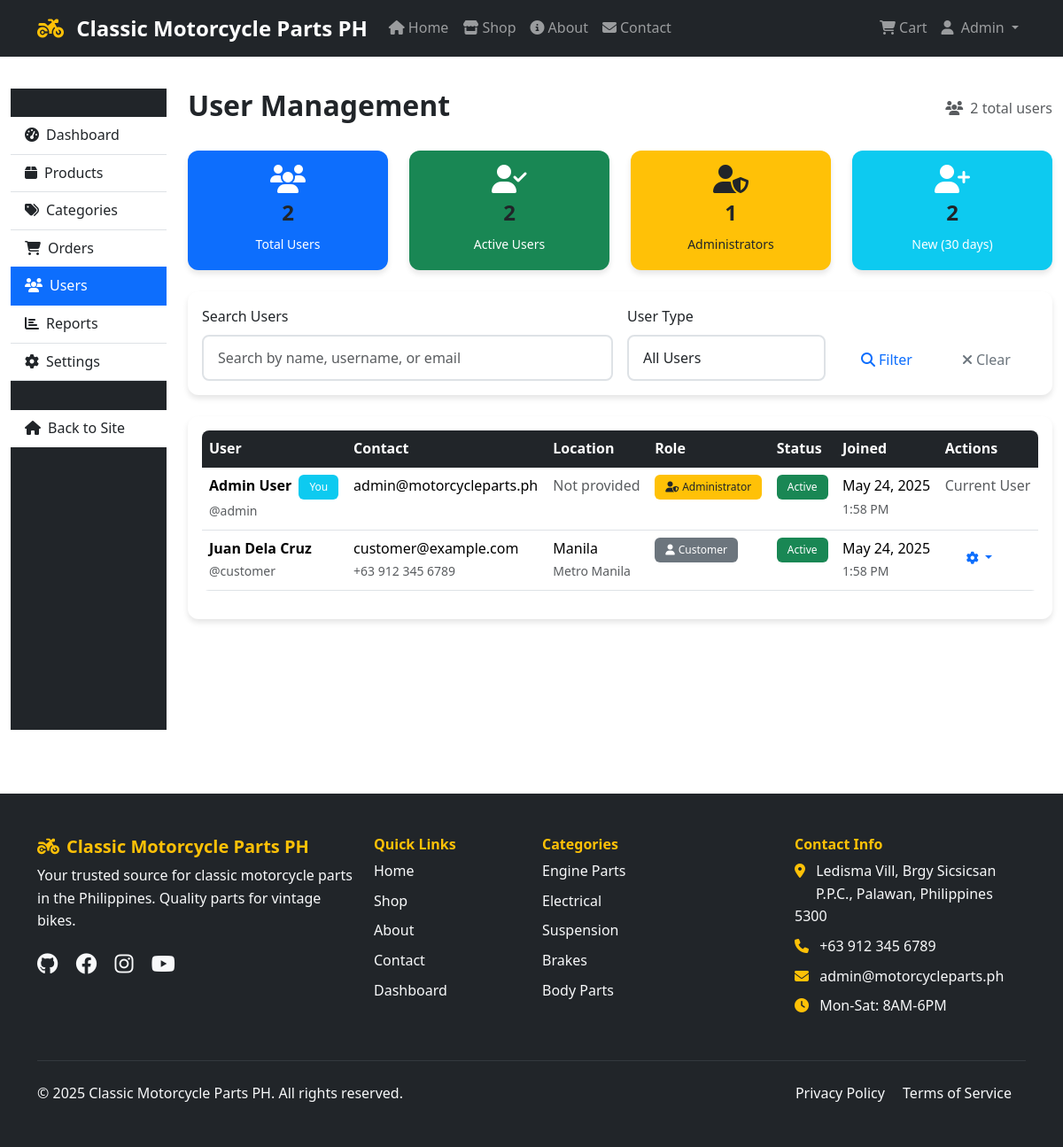
The page /admin/users.php (signed in) on the database its author committed.
### tables this page shows
CREATE TABLE users (
    id INT AUTO_INCREMENT PRIMARY KEY,
    username VARCHAR(50) UNIQUE NOT NULL,
    email VARCHAR(100) UNIQUE NOT NULL,
    password VARCHAR(255) NOT NULL,
    first_name VARCHAR(50) NOT NULL,
    last_name VARCHAR(50) NOT NULL,
    phone VARCHAR(20),
    address TEXT,
    city VARCHAR(50),
    province VARCHAR(50),
    postal_code VARCHAR(10),
    is_admin BOOLEAN DEFAULT FALSE,
    is_active BOOLEAN DEFAULT TRUE,
    created_at TIMESTAMP DEFAULT CURRENT_TIMESTAMP,
    updated_at TIMESTAMP DEFAULT CURRENT_TIMESTAMP ON UPDATE CURRENT_TIMESTAMP,
    INDEX idx_email (email),
    INDEX idx_username (username)
);

### admin/users.php (the view, shortened to what this page needs)
<?php
require_once '../includes/header.php';
$search = $_GET['search'] ?? '';
$page = max(1, (int)($_GET['page'] ?? 1));
$limit = ADMIN_ITEMS_PER_PAGE;
$offset = ($page - 1) * $limit;
$where_conditions = [];
$where_clause = $where_conditions ? 'WHERE ' . implode(' AND ', $where_conditions) : '';
$query = "SELECT id, username, email, first_name, last_name, phone, city, province,
                 is_admin, is_active, created_at, updated_at
          FROM users $where_clause
          ORDER BY created_at DESC
          LIMIT :limit OFFSET :offset";
$stmt = $db->prepare($query);
$stmt->bindValue(':limit', $limit, PDO::PARAM_INT);
$stmt->bindValue(':offset', $offset, PDO::PARAM_INT);
$stmt->execute();
$users = $stmt->fetchAll();
$count_query = "SELECT COUNT(*) as total FROM users $where_clause";
$count_stmt = $db->prepare($count_query);
$count_stmt->execute();
$total_users = $count_stmt->fetch()['total'];
$stats_query = "SELECT
    COUNT(*) as total_users,
    COUNT(CASE WHEN is_admin = 1 THEN 1 END) as admin_users,
    COUNT(CASE WHEN is_active = 1 THEN 1 END) as active_users,
    COUNT(CASE WHEN created_at >= DATE_SUB(NOW(), INTERVAL 30 DAY) THEN 1 END) as new_users_30_days
    FROM users";
$stats = $db->query($stats_query)->fetch();
?>
<div class="container-fluid py-4">
    <div class="row">
        <div class="col-md-3 col-lg-2">
            <div class="admin-sidebar">
                <div class="list-group list-group-flush">
                    <a href="index.php" class="list-group-item list-group-item-action">
                        <i class="fas fa-tachometer-alt me-2"></i>Dashboard
                    </a>
                    <a href="products.php" class="list-group-item list-group-item-action">
                        <i class="fas fa-box me-2"></i>Products
                    </a>
                    <a href="categories.php" class="list-group-item list-group-item-action">
                        <i class="fas fa-tags me-2"></i>Categories
                    </a>
                    <a href="orders.php" class="list-group-item list-group-item-action">
                        <i class="fas fa-shopping-cart me-2"></i>Orders
                    </a>
                    <a href="users.php" class="list-group-item list-group-item-action active">
                        <i class="fas fa-users me-2"></i>Users
                    </a>
                    <a href="reports.php" class="list-group-item list-group-item-action">
                        <i class="fas fa-chart-bar me-2"></i>Reports
                    </a>
                    <a href="settings.php" class="list-group-item list-group-item-action">
                        <i class="fas fa-cog me-2"></i>Settings
                    </a>
                    <hr>
                    <a href="../index.php" class="list-group-item list-group-item-action">
                        <i class="fas fa-home me-2"></i>Back to Site
                    </a>
                </div>
            </div>
        </div>
        <div class="col-md-9 col-lg-10">
            <div class="d-flex justify-content-between align-items-center mb-4">
                <h2>User Management</h2>
                <div class="text-muted">
                    <i class="fas fa-users me-2"></i><?php echo $total_users; ?> total users
                </div>
            </div>
            <div class="row g-4 mb-4">
                <div class="col-md-3">
                    <div class="card bg-primary text-white">
                        <div class="card-body text-center">
                            <i class="fas fa-users fa-2x mb-2"></i>
                            <h4><?php echo $stats['total_users']; ?></h4>
                            <small>Total Users</small>
                        </div>
                    </div>
                </div>
                <div class="col-md-3">
                    <div class="card bg-success text-white">
                        <div class="card-body text-center">
                            <i class="fas fa-user-check fa-2x mb-2"></i>
                            <h4><?php echo $stats['active_users']; ?></h4>
                            <small>Active Users</small>
                        </div>
                    </div>
                </div>
                <div class="col-md-3">
                    <div class="card bg-warning text-dark">
                        <div class="card-body text-center">
                            <i class="fas fa-user-shield fa-2x mb-2"></i>
                            <h4><?php echo $stats['admin_users']; ?></h4>
                            <small>Administrators</small>
                        </div>
                    </div>
                </div>
                <div class="col-md-3">
                    <div class="card bg-info text-white">
                        <div class="card-body text-center">
                            <i class="fas fa-user-plus fa-2x mb-2"></i>
                            <h4><?php echo $stats['new_users_30_days']; ?></h4>
                            <small>New (30 days)</small>
                        </div>
                    </div>
                </div>
            </div>
            <div class="card mb-4">
                <div class="card-body">
                    <form method="GET" class="row g-3">
                        <div class="col-md-6">
                            <label for="search" class="form-label">Search Users</label>
                            <input type="text" class="form-control" id="search" name="search"
                                   value="<?php echo htmlspecialchars($search); ?>"
                                   placeholder="Search by name, username, or email">
                        </div>
                        <div class="col-md-3">
                            <label for="admin_filter" class="form-label">User Type</label>
                            <select class="form-control" id="admin_filter" name="admin_filter">
                                <option value="">All Users</option>
                            </select>
                        </div>
                        <div class="col-md-3 d-flex align-items-end">
                            <button type="submit" class="btn btn-outline-primary me-2">
                                <i class="fas fa-search me-1"></i>Filter
                            </button>
                            <a href="users.php" class="btn btn-outline-secondary">
                                <i class="fas fa-times me-1"></i>Clear
                            </a>
                        </div>
                    </form>
                </div>
            </div>
            <div class="card">
                <div class="card-body">
                    <?php if (empty($users)): ?>
                        <div class="text-center py-5">
                            <i class="fas fa-users fa-3x text-muted mb-3"></i>
                            <h5>No users found</h5>
                            <p class="text-muted">No users match your current filters.</p>
                        </div>
                    <?php else: ?>
                        <div class="table-responsive">
                            <table class="table table-hover">
                                <thead>
                                    <tr>
                                        <th>User</th>
                                        <th>Contact</th>
                                        <th>Location</th>
                                        <th>Role</th>
                                        <th>Status</th>
                                        <th>Joined</th>
                                        <th>Actions</th>
                                    </tr>
                                </thead>
                                <tbody>
                                    <?php foreach ($users as $user): ?>
                                    <tr>
                                        <td>
                                            <div>
                                                <strong><?php echo htmlspecialchars($user['first_name'] . ' ' . $user['last_name']); ?></strong>
                                                <?php if ($user['id'] == $_SESSION['user_id']): ?>
                                                    <span class="badge bg-info text-white ms-1">You</span>
                                                <?php endif; ?>
                                            </div>
                                            <small class="text-muted">@<?php echo htmlspecialchars($user['username']); ?></small>
                                        </td>
                                        <td>
                                            <div><?php echo htmlspecialchars($user['email']); ?></div>
                                            <?php if ($user['phone']): ?>
                                                <small class="text-muted"><?php echo htmlspecialchars($user['phone']); ?></small>
                                            <?php endif; ?>
                                        </td>
                                        <td>
                                            <?php if ($user['city'] || $user['province']): ?>
                                                <div><?php echo htmlspecialchars($user['city']); ?></div>
                                                <small class="text-muted"><?php echo htmlspecialchars($user['province']); ?></small>
                                            <?php else: ?>
                                                <span class="text-muted">Not provided</span>
                                            <?php endif; ?>
                                        </td>
                                        <td>
                                            <?php if ($user['is_admin']): ?>
                                                <span class="badge bg-warning text-dark">
                                                    <i class="fas fa-user-shield me-1"></i>Administrator
                                                </span>
                                            <?php else: ?>
                                                <span class="badge bg-secondary">
                                                    <i class="fas fa-user me-1"></i>Customer
                                                </span>
                                            <?php endif; ?>
                                        </td>
                                        <td>
                                            <?php if ($user['is_active']): ?>
                                                <span class="badge bg-success">Active</span>
                                            <?php else: ?>
                                                <span class="badge bg-danger">Inactive</span>
                                            <?php endif; ?>
                                        </td>
                                        <td>
                                            <div><?php echo date('M j, Y', strtotime($user['created_at'])); ?></div>
                                            <small class="text-muted"><?php echo date('g:i A', strtotime($user['created_at'])); ?></small>
                                        </td>
                                        <td>
                                            <?php if ($user['id'] != $_SESSION['user_id']): ?>
                                                <div class="btn-group btn-group-sm">
                                                    <button type="button" class="btn btn-outline-primary dropdown-toggle"
                                                            data-bs-toggle="dropdown" title="Actions">
                                                        <i class="fas fa-cog"></i>
                                                    </button>
                                                </div>
                                            <?php else: ?>
                                                <span class="text-muted">Current User</span>
                                            <?php endif; ?>
                                        </td>
                                    </tr>
                                    <?php endforeach; ?>
                                </tbody>
                            </table>
                        </div>
                    <?php endif; ?>
                </div>
            </div>
        </div>
    </div>
</div>
<?php require_once '../includes/footer.php'; ?>

### assets/css/style.css (style rules this page uses)
:root { --primary-color: #ffc107; --secondary-color: #212529; --accent-color: #fd7e14; --text-dark: #212529; --text-light: #6c757d; --border-color: #dee2e6; --success-color: #198754; --danger-color: #dc3545; --warning-color: #ffc107; --info-color: #0dcaf0; }
body { font-family: "Segoe UI", Tahoma, Geneva, Verdana, sans-serif; line-height: 1.6; color: var(--text-dark); padding-top: 76px; }
h1, h2, h3, h4, h5, h6 { font-weight: 600; color: var(--text-dark); }
.btn { font-weight: 500; border-radius: 8px; padding: 0.75rem 1.5rem; transition: all 0.3s ease; border: none; }
.card { border: none; border-radius: 12px; box-shadow: 0 4px 6px rgba(0, 0, 0, 0.1); transition: all 0.3s ease; overflow: hidden; }
.form-control { border-radius: 8px; border: 2px solid var(--border-color); padding: 0.75rem 1rem; transition: border-color 0.3s ease; }
.form-label { font-weight: 500; color: var(--text-dark); margin-bottom: 0.5rem; }
.table { border-radius: 8px; overflow: hidden; }
.table thead th { background-color: var(--secondary-color); color: white; border: none; font-weight: 600; }
.badge { font-weight: 500; padding: 0.5rem 0.75rem; border-radius: 6px; }
.admin-sidebar { background-color: var(--secondary-color); min-height: calc(100vh - 76px); padding: 2rem 0; }

### rows shown on the page
users: first_name+last_name "Admin User", shows "You", username "admin", email "admin@motorcycleparts.ph", shows "Not provided", is_admin 1 (drawn), is_active "Active", created_at "May 24, 2025", created_at "1:58 PM", shows "Current User"
users: first_name+last_name "Juan Dela Cruz", username "customer", email "customer@example.com", phone "+63 912 345 6789", city "Manila", province "Metro Manila", is_admin 0 (drawn), is_active "Active", created_at "May 24, 2025", created_at "1:58 PM"

### other values the page prints
SITE_NAME "Classic Motorcycle Parts PH"
$_SESSION['first_name'] "Admin"
$total_users "2"
$stats['total_users'] "2"
$stats['active_users'] "2"
$stats['admin_users'] "1"
$stats['new_users_30_days'] "2"
ADMIN_EMAIL "admin@motorcycleparts.ph"
